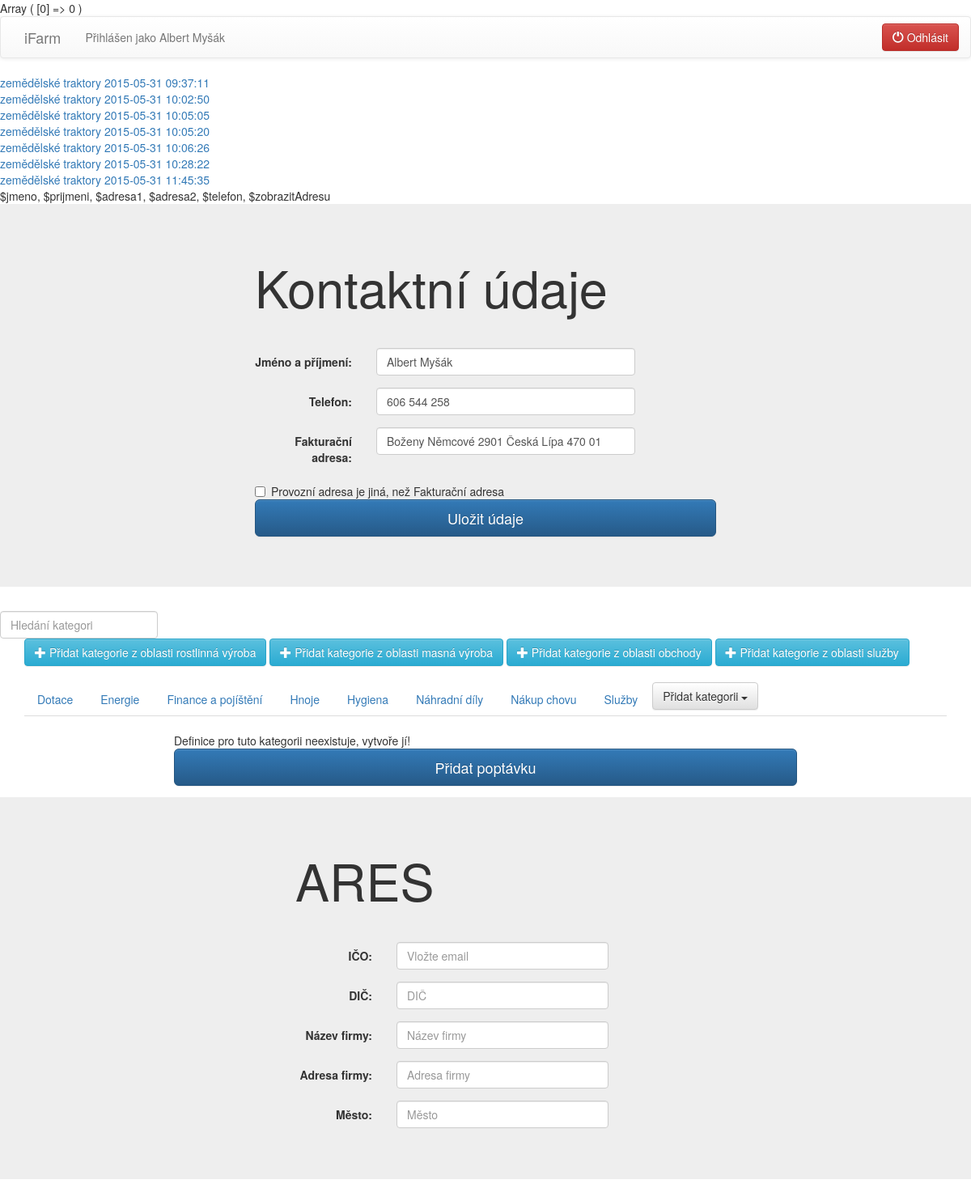
The app's page /indexAlbi.php (signed in) with its own data.
### tables this page shows
CREATE TABLE IF NOT EXISTS `polozky` (
  `Id` int(11) NOT NULL AUTO_INCREMENT,
  `nabidka` bit(1) NOT NULL,
  `smazano` bit(1) NOT NULL,
  `zobrazit` bit(1) NOT NULL,
  `kategorieId` int(11) NOT NULL,
  `userId` int(11) NOT NULL,
  `datum` timestamp NOT NULL DEFAULT CURRENT_TIMESTAMP,
  PRIMARY KEY (`Id`),
  KEY `Id` (`Id`)
);

CREATE TABLE IF NOT EXISTS `kategorie` (
  `Id` int(11) NOT NULL AUTO_INCREMENT,
  `nazev` varchar(300) NOT NULL,
  `datum` timestamp NOT NULL DEFAULT CURRENT_TIMESTAMP,
  `nadkategorie` int(11) NOT NULL DEFAULT '0',
  `tooltip` varchar(400) NOT NULL,
  `slider` varchar(200) NOT NULL,
  `url` varchar(200) NOT NULL,
  `title` varchar(200) NOT NULL,
  `keywords` varchar(1000) NOT NULL,
  `description` varchar(1000) NOT NULL,
  `h1` varchar(100) NOT NULL,
  `h2` varchar(100) NOT NULL,
  `seotext` varchar(500) NOT NULL,
  `obrazek` varchar(300) NOT NULL,
  PRIMARY KEY (`Id`),
  KEY `Id` (`Id`)
);

CREATE TABLE IF NOT EXISTS `users` (
  `Id` int(11) NOT NULL AUTO_INCREMENT,
  `email` varchar(100) NOT NULL,
  `heslo` varchar(300) NOT NULL,
  `jmeno` varchar(200) NOT NULL,
  `prijmeni` varchar(200) NOT NULL,
  `adresa1` varchar(1000) NOT NULL,
  `adresa2` varchar(100) NOT NULL,
  `telefon` varchar(20) NOT NULL,
  `datum` timestamp NOT NULL DEFAULT CURRENT_TIMESTAMP,
  `zobrazitAdresu` bit(1) NOT NULL DEFAULT b'1',
  PRIMARY KEY (`Id`),
  KEY `Id` (`Id`)
);

### forms/mojeKategorieE.php (the view)
<li role="presentation" data-toggle="tooltip" title='<?php echo $tooltip; ?>' ><a href=<?php echo("./queries/setCategory.php?kategorie=".$kategorieId."&level=".$level ); ?> ><?php echo $nazevKategorie; ?> <span class="badge"><?php if($nove != 0) echo $nove; ?></span></a></li>

### indexAlbi.php (shortened to what this page needs)
<?php
print_r($_SESSION['kategorie']);
?>
<!DOCTYPE html>
<html>
    <head>
        <link rel="stylesheet" href="https://maxcdn.bootstrapcdn.com/bootstrap/3.3.4/css/bootstrap.min.css">
        <link rel="stylesheet" href="https://maxcdn.bootstrapcdn.com/bootstrap/3.3.4/css/bootstrap-theme.min.css">
    </head>
    <body>
<?php
if (isset($_SESSION['user']) && $_SESSION['user'] != "") {
    include './forms/navbar.php';
    include './queries/mojeSablony.php';
    include './queries/profileEditQ.php';
    include './forms/naseptavac.php';
    include './forms/kategorie.php';
    include './forms/sablona.php';
    include './forms/aresForm.php';
} else {
    include './forms/loginForm.php';
    include './forms/registerForm.php';
}
?>
    </body>
</html>

### forms/navbar.php
<nav class="navbar navbar-default">
  <div class="container">
    <div class="navbar-header">
        <a class="navbar-brand" href="#">iFarm</a>
        <p class="navbar-text">Přihlášen jako <?php echo $_SESSION['name']; ?></p>
    </div>
      <a href='./queries/logout.php' class="navbar-right " ><button type="button" class="btn btn-danger navbar-btn "><span class="glyphicon glyphicon-off" aria-hidden="true"></span> Odhlásit</button></a>
  </div>
</nav>

### queries/mojeSablony.php (shortened to what this page needs)
<?php
require_once './connect.php';
$stmt = $conn->prepare('SELECT kategorie.nazev, polozky.Id, polozky.datum FROM polozky INNER JOIN kategorie ON kategorie.Id = polozky.kategorieId WHERE polozky.userId = ?');
$stmt->bind_param('s', $user );
$user = $_SESSION['user'];
$stmt->execute();
$stmt->bind_result($kategorieName, $polozkaId, $polozkaDatum);
while ($stmt->fetch()) {
    echo "<a href='./queries/zobrazeniSablony.php?polozkaId=".$polozkaId."' target='_blank'>".$kategorieName. " " . $polozkaDatum."</a><br>";
}
?>

### queries/profileEditQ.php (shortened to what this page needs)
<?php
$stmt = $conn->prepare("SELECT jmeno, prijmeni, adresa1, adresa2, telefon, zobrazitAdresu FROM `users` WHERE Id = ?");
$stmt->bind_param('s', $userId);
$stmt->execute();
$stmt->bind_result($jmeno, $prijmeni, $adresa1, $adresa2, $telefon, $zobrazitAdresu);
while ($stmt->fetch()) {
    include './forms/profileEditF.php';
}
?>

### forms/profileEditF.php (shortened to what this page needs)
$jmeno, $prijmeni, $adresa1, $adresa2, $telefon, $zobrazitAdresu
<div class="jumbotron">
    <div class="container" style="max-width:600px;">
        <h1>Kontaktní údaje </h1>
        <hr>
        <form action="./queries/editProfile.php" method="POST" class="form-horizontal register" id="editProfileForm">
            <div class="form-group" >
                <label for="jmeno" class="col-md-3 control-label">Jméno a příjmení:</label>
                <div class="col-sm-7">
                    <input type="text" class="form-control" placeholder="Vložte jméno a příjmení"  Id="jmeno"
                           data-toggle="tooltip" data-placement="right" name="jmeno" value='<?php echo $jmeno; ?>'>
                </div>
            </div>
            <div class="form-group">
                <label for="telefon" class="col-sm-3 control-label">Telefon:</label>
                <div class="col-sm-7 ">
                    <input type="text"  class="form-control" placeholder="Vložte telefon" Id="telefon" name="telefon" value='<?php echo $telefon; ?>'>
                </div>
            </div>
            <div class="form-group">
                <label for="adresa1" class="col-sm-3 control-label">Fakturační adresa:</label>
                <div class="col-sm-7 ">
                    <input type="text"  class="form-control" placeholder="Napište celou adresu např. Uranová 2011 Česká Lípa 470 01"
                           Id="adresa1" name="adresa1" value='<?php echo $adresa1; ?>'>
                </div>
            </div>
            <div class="checkbox"  >
                <label>
                    <input type="checkbox" id="zobrazitAdresu2">Provozní adresa je jiná, než Fakturační adresa
                </label>
            </div>
            <submit class="btn btn-primary btn-lg btn-block center-block" onclick="document.getElementById('editProfileForm').submit();"> Uložit údaje</submit>
        </form>
    </div>
</div>

### forms/naseptavac.php (shortened to what this page needs)
<form class="form-inline " role="search" style="position: relative; display: inline-block; margin: 0 auto; width: 300px;">
    <div class="form-group">
        <input type="text" class="form-control" placeholder="Hledání kategori" id="hledaniKategorii">
    </div>
</form>

### forms/kategorie.php
<div class="container">
    <a href="./queries/priradKategorie.php?oblastiId=2"><button type="button" class="btn btn-info"><span class="glyphicon glyphicon-plus" aria-hidden="true"></span> Přidat kategorie z oblasti rostlinná výroba</button></a>
    <button type="button" class="btn btn-info"><span class="glyphicon glyphicon-plus" aria-hidden="true"></span> Přidat kategorie z oblasti masná výroba</button>
    <button type="button" class="btn btn-info"><span class="glyphicon glyphicon-plus" aria-hidden="true"></span> Přidat kategorie z oblasti obchody</button>
    <button type="button" class="btn btn-info"><span class="glyphicon glyphicon-plus" aria-hidden="true"></span> Přidat kategorie z oblasti služby</button><br>
    <br>
    <?php
    for ($i = 0; $i < count($_SESSION['kategorie']); $i++) {
        $level = $i;
        include './forms/kategorieRad.php';
    }
    ?>
</div>

### forms/kategorieRad.php
<ul class="nav nav-tabs center-block">
    <?php
    include './queries/mojeKategorie.php';
    ?>
    <li role="presentation">
        <?php
        include './queries/nepridanyButton.php';
    ?>
    </li>
</ul>

### queries/mojeKategorie.php (shortened to what this page needs)
<?php
require_once './connect.php';
$stmt = $conn->prepare("SELECT kategorie.Id, nazev, count(polozky.Id) as nove, kategorie.tooltip FROM usersconkategorie as con INNER JOIN kategorie ON kategorie.Id = con.kategorieId LEFT JOIN polozky ON polozky.kategorieId = kategorie.Id WHERE con.userId = ? AND kategorie.nadkategorie = ? GROUP BY nazev");
$stmt->bind_param('si', $user, $nadkategorie);
$stmt->execute();
$stmt->bind_result($kategorieId, $nazevKategorie, $nove, $tooltip);
while ($stmt->fetch()) {
    include './forms/mojeKategorieE.php';
}
?>

### queries/nepridanyButton.php (shortened to what this page needs)
<?php
require_once './connect.php';
$stmt = $conn->prepare("SELECT kategorie.Id, kategorie.nazev FROM kategorie
LEFT JOIN (SELECT * FROM usersconkategorie WHERE userId = ?) as con ON kategorie.Id = con.kategorieId
WHERE con.userId IS NULL AND nadkategorie = ?");
$stmt->bind_param('si', $user, $nadkategorie);
$stmt->execute();
$stmt->bind_result($Idecko, $jmeno);
$prazdne = true;
while ($stmt->fetch()) {
    $prazdne = false;
    break;
}
if(!$prazdne){
    include './forms/nepridanyButton.php';
}
?>

### forms/nepridanyButton.php (shortened to what this page needs)
<div class="dropdown">
    <button class="btn btn-default dropdown-toggle" type="button" id="dropdownMenu1" data-toggle="dropdown" aria-expanded="true">
        Přidat kategorii
        <span class="caret"></span>
    </button>
</div>

### forms/sablona.php (shortened to what this page needs)
<br>
<div class="container-fluid">
    <div class="row">
        <div class="col-md-2"></div>
        <div class="col-md-8">
            <form action="./queries/pridatPoptavku.php" method="POST" class="form-inline" id="login">
                <?php
                if (isset($_SESSION['kategorie'])) {
                    include './queries/nabidky.php';
                }
                ?>
                <submit class="btn btn-primary btn-lg btn-block center-block" onclick="document.getElementById('login').submit();"> Přidat poptávku</submit>
            </form>
        </div>
    </div>
</div>

### queries/nabidky.php (shortened to what this page needs)
<?php
$existuje = false;
if (!$existuje) {
    echo "Definice pro tuto kategorii neexistuje, vytvoře jí!";
}
?>

### forms/aresForm.php (shortened to what this page needs)
<div class="jumbotron">
    <div class="container" style="max-width:500px;">
        <h1>ARES </h1>
        <hr>
        <form action="./queries/login.php" method="POST" class="form-horizontal register" id="login">
            <div class="form-group" >
                <label for="ico" class="col-md-3 control-label">IČO:</label>
                <div class="col-sm-7">
                    <input type="text" class="form-control" placeholder="Vložte email"  Id="ico"
                           data-toggle="tooltip" data-placement="right" name="email">
                </div>
            </div>
            <div class="form-group">
                <label for="dic" class="col-sm-3 control-label">DIČ:</label>
                <div class="col-sm-7 ">
                    <input type="text"  class="form-control" placeholder="DIČ" Id="dic">
                </div>
            </div>
            <div class="form-group">
                <label for="nazevFirmy" class="col-sm-3 control-label">Název firmy:</label>
                <div class="col-sm-7 ">
                    <input type="text"  class="form-control" placeholder="Název firmy" Id="nazevFirmy">
                </div>
            </div>
            <div class="form-group">
                <label for="adresaFirmy" class="col-sm-3 control-label">Adresa firmy:</label>
                <div class="col-sm-7 ">
                    <input type="text"  class="form-control" placeholder="Adresa firmy" Id="adresaFirmy">
                </div>
            </div>
            <div class="form-group">
                <label for="mesto" class="col-sm-3 control-label">Město:</label>
                <div class="col-sm-7 ">
                    <input type="text"  class="form-control" placeholder="Město" Id="mesto">
                </div>
            </div>
        </form>
    </div>
</div>

### records on screen
polozky: kategorieId.nazev "zemědělské traktory", datum "2015-05-31 09:37:11"
polozky: kategorieId.nazev "zemědělské traktory", datum "2015-05-31 10:02:50"
polozky: kategorieId.nazev "zemědělské traktory", datum "2015-05-31 10:05:05"
polozky: kategorieId.nazev "zemědělské traktory", datum "2015-05-31 10:05:20"
polozky: kategorieId.nazev "zemědělské traktory", datum "2015-05-31 10:06:26"
polozky: kategorieId.nazev "zemědělské traktory", datum "2015-05-31 10:28:22"
polozky: kategorieId.nazev "zemědělské traktory", datum "2015-05-31 11:45:35"
users: jmeno "Albert Myšák", telefon "606 544 258", adresa1 "Boženy Němcové 2901 Česká Lípa 470 01"
kategorie: nazev "Dotace"
kategorie: nazev "Energie"
kategorie: nazev "Finance a pojíštění"
kategorie: nazev "Hnoje"
kategorie: nazev "Hygiena"
kategorie: nazev "Náhradní díly"
kategorie: nazev "Nákup chovu"
kategorie: nazev "Služby"

### other values on screen
$_SESSION['name'] "Albert Myšák"
